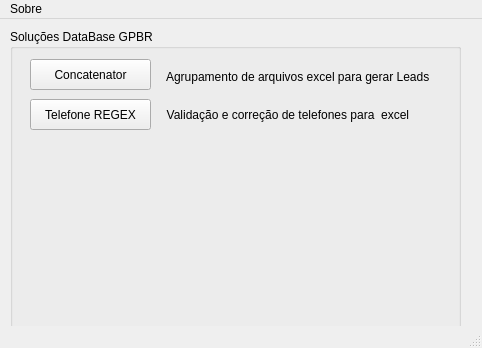
<?xml version="1.0" encoding="UTF-8"?>
<ui version="4.0">
 <class>Chainsaw</class>
 <widget class="QMainWindow" name="Chainsaw">
  <property name="geometry">
   <rect>
    <x>0</x>
    <y>0</y>
    <width>482</width>
    <height>348</height>
   </rect>
  </property>
  <property name="windowTitle">
   <string>MainWindow</string>
  </property>
  <property name="documentMode">
   <bool>false</bool>
  </property>
  <widget class="QWidget" name="centralwidget">
   <widget class="QGroupBox" name="groupBox">
    <property name="geometry">
     <rect>
      <x>10</x>
      <y>10</y>
      <width>451</width>
      <height>301</height>
     </rect>
    </property>
    <property name="title">
     <string>Soluções DataBase GPBR</string>
    </property>
    <property name="flat">
     <bool>true</bool>
    </property>
    <property name="checkable">
     <bool>false</bool>
    </property>
    <widget class="QPushButton" name="pushButton">
     <property name="geometry">
      <rect>
       <x>20</x>
       <y>30</y>
       <width>121</width>
       <height>31</height>
      </rect>
     </property>
     <property name="text">
      <string>Concatenator</string>
     </property>
     <property name="autoRepeatDelay">
      <number>300</number>
     </property>
     <property name="autoRepeatInterval">
      <number>100</number>
     </property>
    </widget>
    <widget class="QPushButton" name="pushButton_2">
     <property name="geometry">
      <rect>
       <x>20</x>
       <y>70</y>
       <width>121</width>
       <height>31</height>
      </rect>
     </property>
     <property name="text">
      <string>Telefone REGEX</string>
     </property>
    </widget>
    <widget class="QLabel" name="label">
     <property name="geometry">
      <rect>
       <x>156</x>
       <y>32</y>
       <width>281</width>
       <height>31</height>
      </rect>
     </property>
     <property name="text">
      <string>Agrupamento de arquivos excel para gerar Leads</string>
     </property>
    </widget>
    <widget class="QLabel" name="label_2">
     <property name="geometry">
      <rect>
       <x>150</x>
       <y>70</y>
       <width>311</width>
       <height>31</height>
      </rect>
     </property>
     <property name="text">
      <string>  Validação e correção de telefones para  excel</string>
     </property>
    </widget>
   </widget>
  </widget>
  <widget class="QMenuBar" name="menubar">
   <property name="geometry">
    <rect>
     <x>0</x>
     <y>0</y>
     <width>482</width>
     <height>21</height>
    </rect>
   </property>
   <widget class="QMenu" name="menuSobre">
    <property name="title">
     <string>Sobre</string>
    </property>
    <addaction name="actionFuncoes"/>
    <addaction name="actionContato"/>
   </widget>
   <addaction name="menuSobre"/>
  </widget>
  <widget class="QStatusBar" name="statusbar"/>
  <action name="actionFuncoes">
   <property name="text">
    <string>Funções</string>
   </property>
   <property name="shortcutContext">
    <enum>Qt::WindowShortcut</enum>
   </property>
  </action>
  <action name="actionContato">
   <property name="text">
    <string>Contato</string>
   </property>
  </action>
 </widget>
 <resources/>
 <connections/>
</ui>
